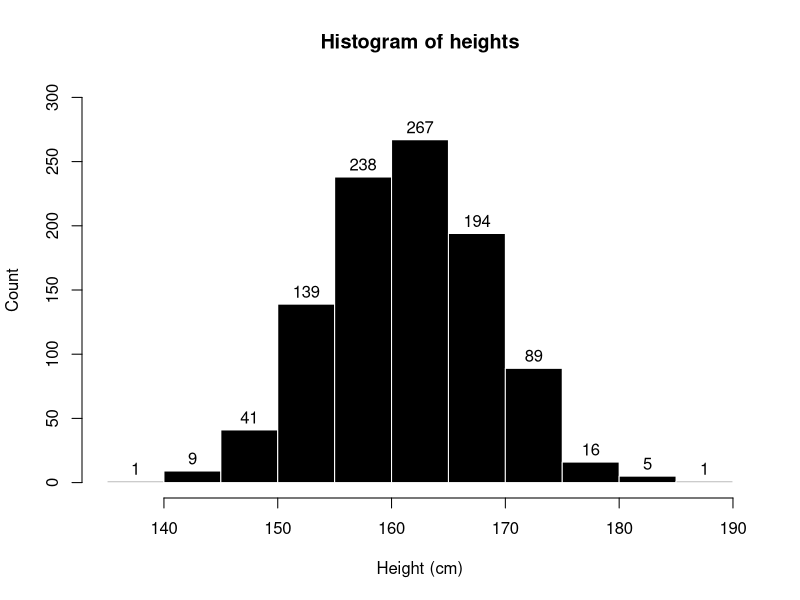
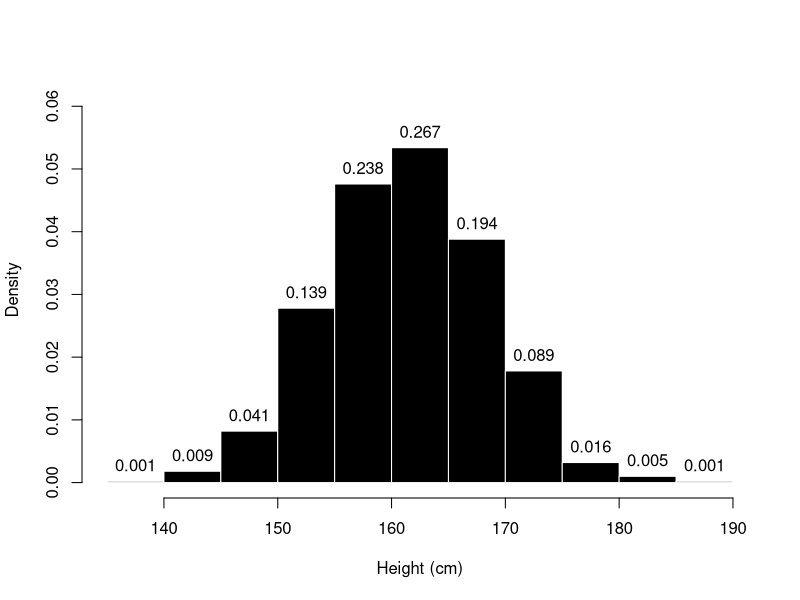
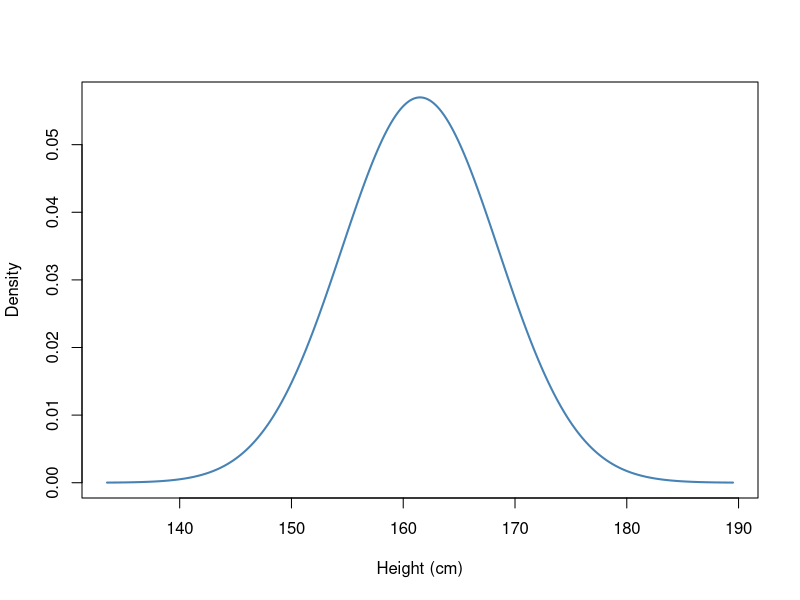
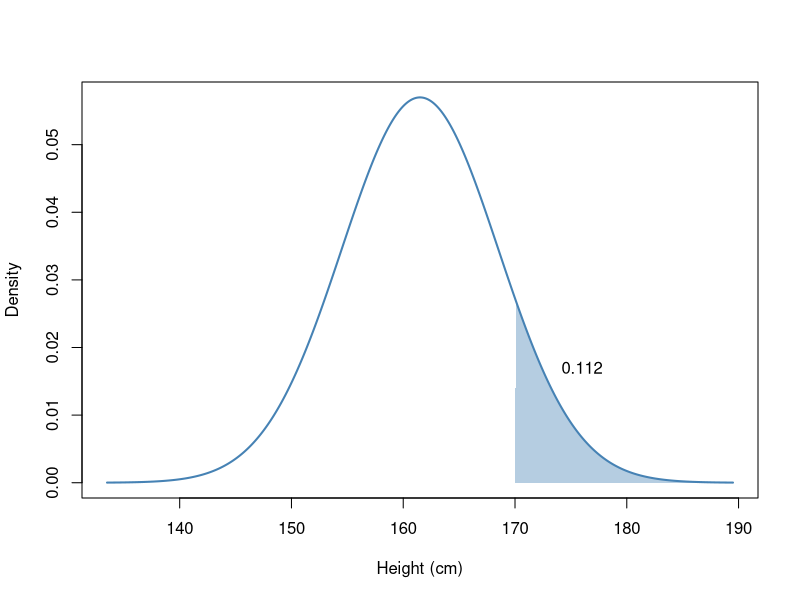
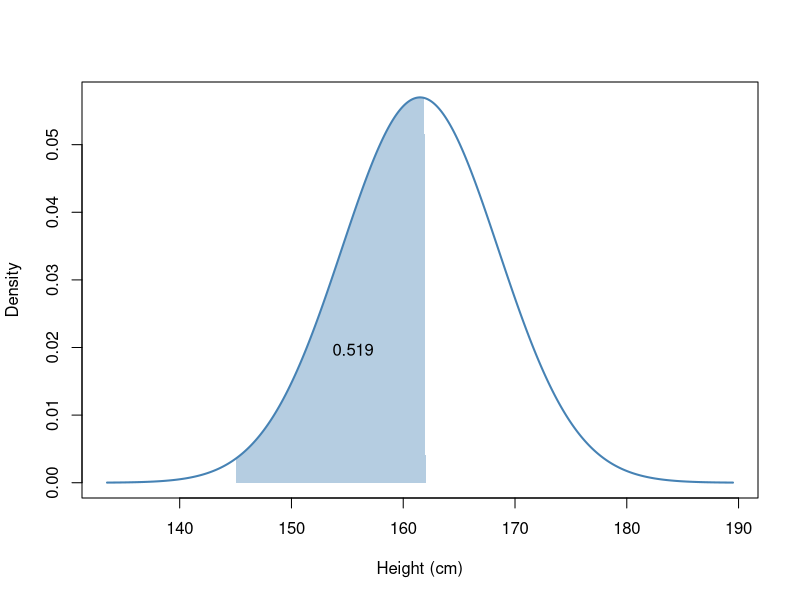

Write the R code that produced these figures, in order.
## ---- chunk 1
#| label: fig-hist
#| fig-cap: "Histogram of 100 female heights."
#| echo: false
#| fig-width: 7
#| fig-height: 5
#| 

set.seed(42)     # remove or change for a different random sample

mu    <- 161.5   # mean height (cm)
sigma <- 7       # standard deviation (cm)

heights <- rnorm(1000, mean = mu, sd = sigma)

hist(heights, 
        breaks = 15, 
        border = "white",
        col = "black",
        xlab = "Height (cm)", 
        ylab = "Count",
        labels = TRUE,
        ylim = c(0,300)
    )
## ---- chunk 2
#| label: fig-hist2
#| fig-cap: "Density Histogram of 100 female heights."
#| echo: false
#| fig-width: 7
#| fig-height: 5

set.seed(42)     # remove or change for a different random sample

mu    <- 161.5   # mean height (cm)
sigma <- 7       # standard deviation (cm)

heights <- rnorm(1000, mean = mu, sd = sigma)

h <- hist(heights, breaks = 15, plot = FALSE)

plot(h,
     freq   = FALSE,
     border = "white",
     col    = "black",
     ylim   = c(0, max(h$density) * 1.15),
     xlab   = "Height (cm)",
     ylab   = "Density",
     main   = "")

areas <- h$density * diff(h$breaks)   # proportion in each bin
labs  <- ifelse(h$counts > 0, formatC(areas, format = "f", digits = 3), "")
text(h$mids, h$density, labels = labs, pos = 3, xpd = TRUE)

## ---- chunk 3
#| label: fig-dist
#| fig-cap: "Distribution plot for female heights."
#| echo: false
#| fig-width: 7
#| fig-height: 5
#| 

x <- seq(mu - 4*sigma, mu + 4*sigma, length.out = 500)
y <- dnorm(x, mean = mu, sd = sigma)

plot(x, y, type = "l", lwd = 2, col = "steelblue",
     xlab = "Height (cm)", ylab = "Density")
## ---- chunk 4
#| label: fig-dist2
#| fig-cap: "Distribution plot for female heights. The area of the shaded region is the probability of a random female having a height of at least 170 cm."
#| echo: false
#| fig-width: 7
#| fig-height: 5

x <- seq(mu - 4*sigma, mu + 4*sigma, length.out = 500)
y <- dnorm(x, mean = mu, sd = sigma)

plot(x, y, type = "l", lwd = 2, col = "steelblue",
     xlab = "Height (cm)", ylab = "Density")

# Shade the area from 170 cm upward
xs <- x[x >= 170]
ys <- y[x >= 170]
polygon(c(170, xs, max(xs)), c(0, ys, 0),
        col = adjustcolor("steelblue", alpha.f = 0.4), border = NA)
text(176, max(y) * 0.3, round(1 - pnorm(170, mu, sigma), 3))
## ---- chunk 5
#| label: fig-dist3
#| fig-cap: "Distribution plot for female heights."
#| echo: false
#| fig-width: 7
#| fig-height: 5

x <- seq(mu - 4*sigma, mu + 4*sigma, length.out = 500)
y <- dnorm(x, mean = mu, sd = sigma)

plot(x, y, type = "l", lwd = 2, col = "steelblue",
     xlab = "Height (cm)", ylab = "Density")

# Shade the area between 145 and 162 cm
a <- 145; b <- 162
xs <- c(a, x[x >= a & x <= b], b)
ys <- c(0, dnorm(x[x >= a & x <= b], mu, sigma), 0)
polygon(xs, ys, col = adjustcolor("steelblue", alpha.f = 0.4), border = NA)

# Probability of a height between a and b
p <- pnorm(b, mu, sigma) - pnorm(a, mu, sigma)

# Place the label inside the shaded region
x_lab <- (a + b) / 2 + 2
text(x_lab, dnorm(x_lab, mu, sigma) / 2, labels = round(p, 3))
